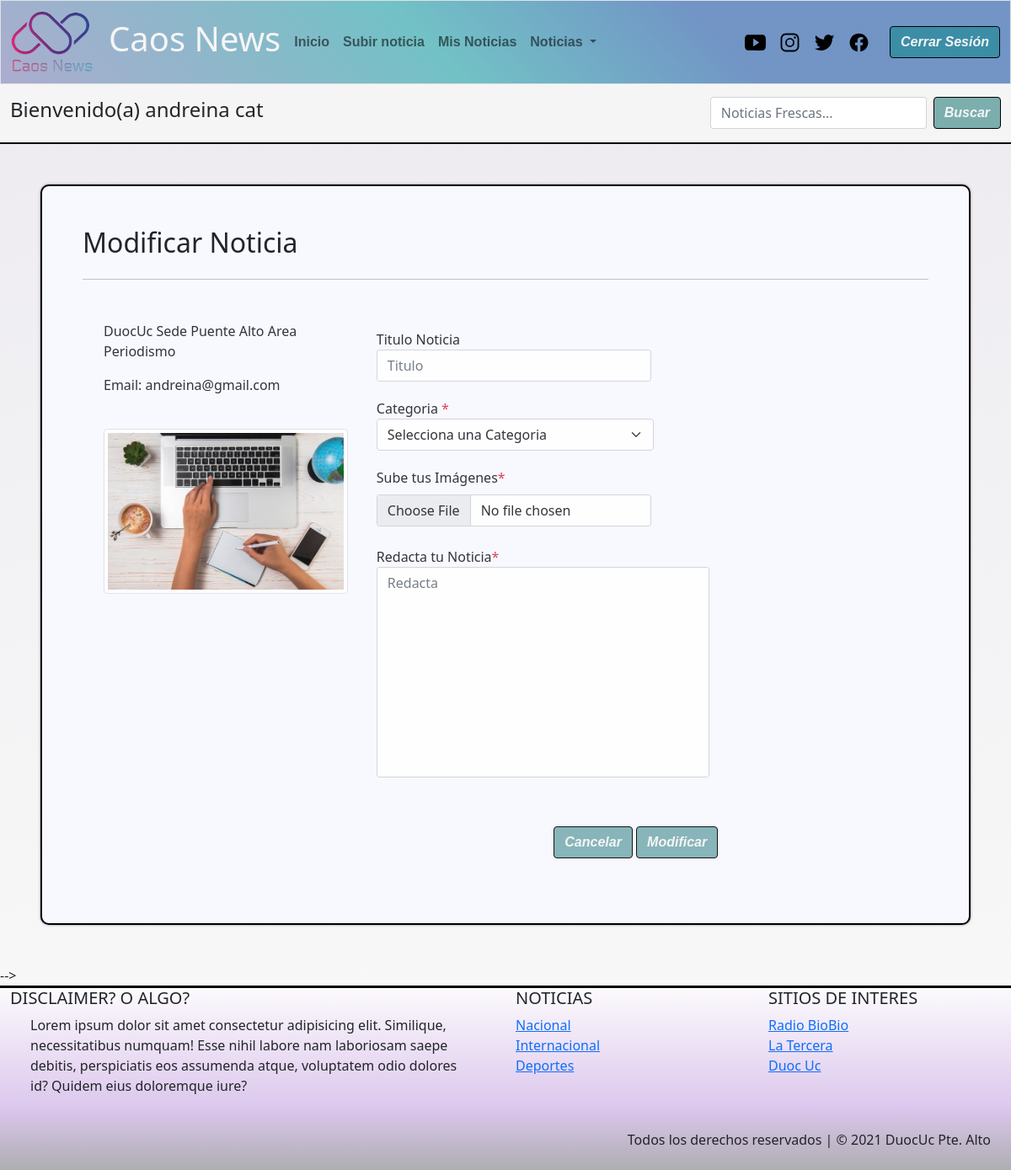
Page /modificar/Prueba/ (signed in) on the earlier database version.
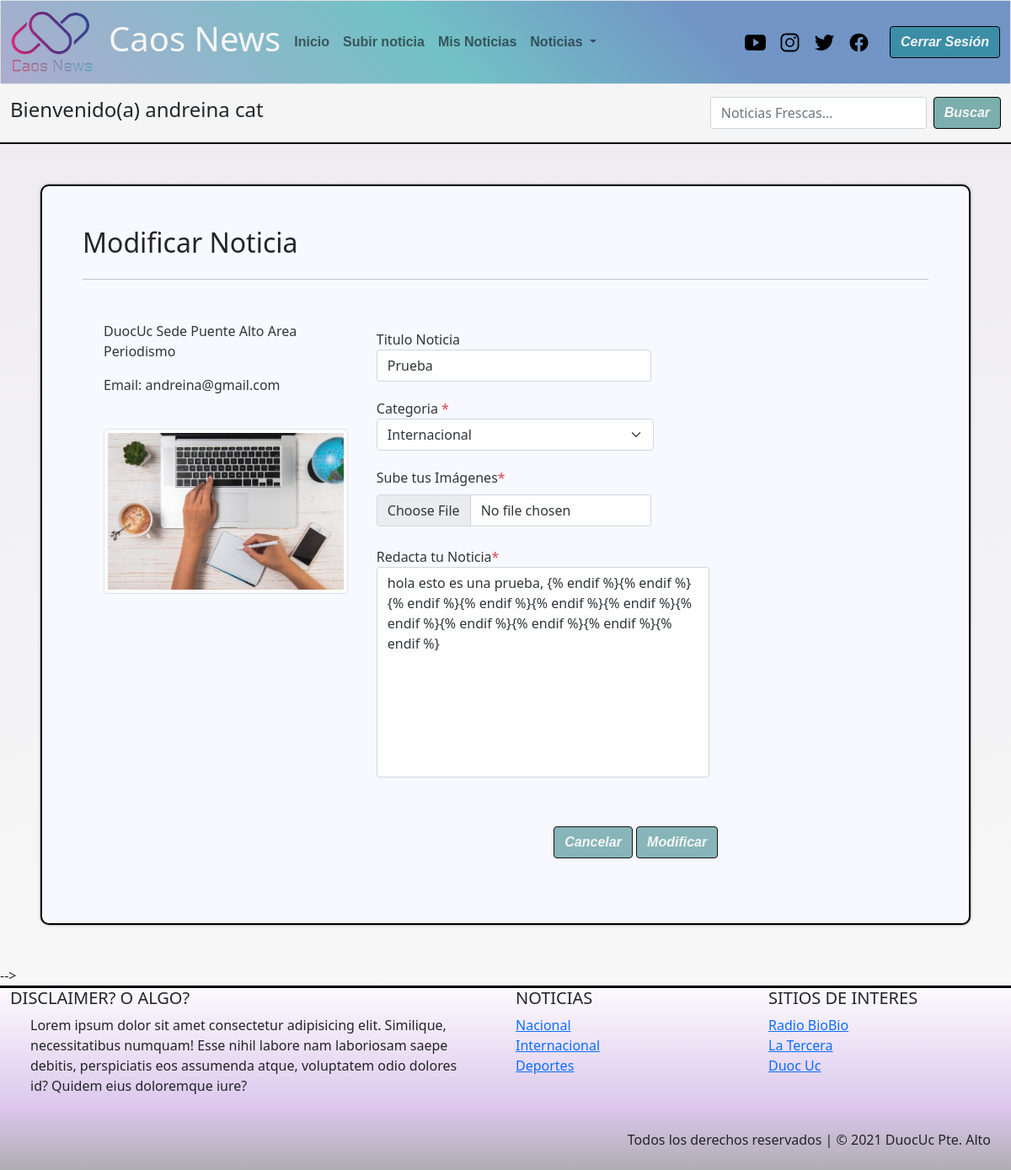
Same page on the later database version.
### caos_news/models.py (models this page shows, shortened)
class Noticia(models.Model):
    nombre_not = models.CharField(primary_key= True, max_length=50)
    fecha_not = models.DateField(default=datetime.date.today)
    redac =  models.TextField()
    img_not = models.ImageField(upload_to='noticias',null=True)
    publicar = models.BooleanField(default=False)
    comentario = models.TextField(null=True,default='Sin observaciones')
    autor = models.ForeignKey(User,null=True, on_delete=models.CASCADE)
    categoria = models.ForeignKey(Categoria, on_delete=models.CASCADE)

### caos_news/views.py (the view)
# urls.py: path('modificar/<id>/',b_modificar,name='modi'),
@login_required(login_url='/Ingresar/')
def b_modificar(request,id):
    try:
        noti = Noticia.objects.get(nombre_not=id)
        cate = Categoria.objects.all()
        context={"noticias":noti,"categorias":cate}
        return render(request,"modificar.html",context)
    except:
        mess= "No se encontro la noticia"
    cate = Categoria.objects.all()
    noti = Noticia.objects.all()
    context={"noticias":noti,"categorias":cate,"mensaje":mess}
    return render(request,"modificar.html",context)

### caos_news/templates/modificar.html (shortened to what the changed rows need)
{% extends 'base.html' %}
{% load static %}
    {% block contenido %}
    <main>
        <section class="container-fluid p-5">
            <div class="container-fluid p-5 animate__animated animate__fadeInLeft" id="contact-box">
                <h2>Modificar Noticia</h2>
                <div class="row form-noti">
                    <div class="col-md-7">
                        <form action="{% url 'modif' %}" method="POST" enctype="multipart/form-data" onsubmit="validar_modi()">
                            <div class="form-group col-md-10">
                                <label class="font-weight-bold">Titulo Noticia</label>
                                <input id="txttitulo" type="text" class="form-control" id="for-input" name="titulo"
                                    placeholder="Titulo" required
                                    minlength="3" maxlength="25" value="{{noticias.nombre_not}}" >
                            </div>
                            <div class="form-group" style="width: 84.1%;">
                                <label class="font-weight-bold">Categoria <span class="text-danger"
                                        id="categoria_span">*</span></label>
                                <select id="txtcategoria" name="txtcategoria" class="form-select form-select"
                                    aria-label=".form-select-sm example" onclick="validar_categoria()" required>
                                    <option selected>Selecciona una Categoria</option>
                                    {% for x in categorias %}
                                    {% if x.nombre_catg == noticias.categoria.nombre_catg %}
                                        <option selected>{{noticias.categoria.nombre_catg}}</option>
                                    {% else %}
                                        <option>{{x.nombre_catg}}</option>
                                    {% endif %}
                                    {% endfor %}
                                </select>
                            </div>
                            <div class="form-group mb-5">
                                <label class="font-weight-bold">Redacta tu Noticia<span id="noticia_span"
                                        class="text-danger">*</span></label>
                                <textarea id="txtnoticia" name="txtnoticia" class="form-control"
                                    placeholder="Redacta" style="resize: none; width: 100%; height: 250px;"
                                    oninput="validar_txt()" required>{{noticias.redac}}</textarea>
                            </div>
                        </form>
                    </div>
        </section>
        {% endblock contenido %}

Differences in the rows shown:
added Noticia: titulo "Prueba", txtnoticia "hola esto es una prueba, {% endif %}{% endif %}{% endif %}{% endif %}{% endif %}{% endif %}{% endif %}{% endif %}{% endif %}{% endif %}{% endif %}"
Other differences:
form field txtcategoria: "Selecciona una Categoria" → "Internacional"
